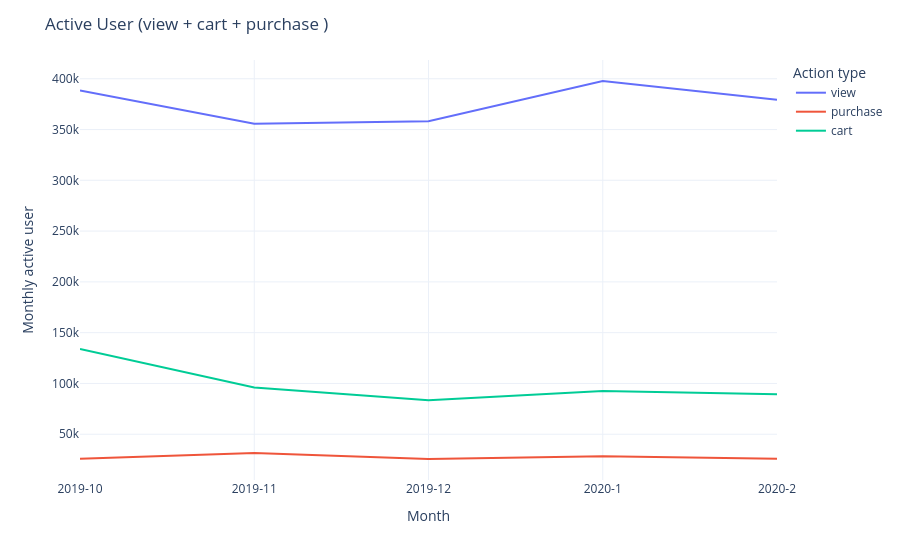

Write notebook code for a chart like this one.
### Code cell
monthly_active_user = query_from_file(f'{parent_dir}/sql_scripts/explore.sql',
                'view + cart + purchase active user',
                'cosmetics_shop_data'
)

monthly_active_user['month'] = monthly_active_user['year'].astype(str) + '-' + monthly_active_user['month'].astype(str)

fig_1 = px.line(data_frame=monthly_active_user, x='month', y='num_active_users', color = 'type')
fig_1.update_xaxes(type = 'category')
fig_1.update_layout(template = 'plotly_white', xaxis_title = 'Month', yaxis_title = 'Monthly active user', legend_title_text ='Action type', title = 'Active User (view + cart + purchase )')

### Figure 1 — Plotly figure (JSON) as saved in the notebook; plotly's stock layout.template omitted (floating-point values rounded to 4 significant figures)
{"data": [{"hovertemplate": "type=view<br>month=%{x}<br>num_active_users=%{y}<extra></extra>", "legendgroup": "view", "line": {"color": "#636efa", "dash": "solid"}, "marker": {"symbol": "circle"}, "mode": "lines", "name": "view", "orientation": "v", "showlegend": true, "type": "scatter", "x": ["2019-10", "2019-11", "2019-12", "2020-1", "2020-2"], "xaxis": "x", "y": [388331, 355643, 358212, 397775, 379246], "yaxis": "y"}, {"hovertemplate": "type=purchase<br>month=%{x}<br>num_active_users=%{y}<extra></extra>", "legendgroup": "purchase", "line": {"color": "#EF553B", "dash": "solid"}, "marker": {"symbol": "circle"}, "mode": "lines", "name": "purchase", "orientation": "v", "showlegend": true, "type": "scatter", "x": ["2019-10", "2019-11", "2019-12", "2020-1", "2020-2"], "xaxis": "x", "y": [25762, 31524, 25613, 28220, 25759], "yaxis": "y"}, {"hovertemplate": "type=cart<br>month=%{x}<br>num_active_users=%{y}<extra></extra>", "legendgroup": "cart", "line": {"color": "#00cc96", "dash": "solid"}, "marker": {"symbol": "circle"}, "mode": "lines", "name": "cart", "orientation": "v", "showlegend": true, "type": "scatter", "x": ["2019-10", "2019-11", "2019-12", "2020-1", "2020-2"], "xaxis": "x", "y": [133818, 95939, 83458, 92653, 89269], "yaxis": "y"}], "layout": {"legend": {"title": {"text": "Action type"}, "tracegroupgap": 0}, "margin": {"t": 60}, "title": {"text": "Active User (view + cart + purchase )"}, "xaxis": {"anchor": "y", "domain": [0, 1], "title": {"text": "Month"}, "type": "category"}, "yaxis": {"anchor": "x", "domain": [0, 1], "title": {"text": "Monthly active user"}}}}
